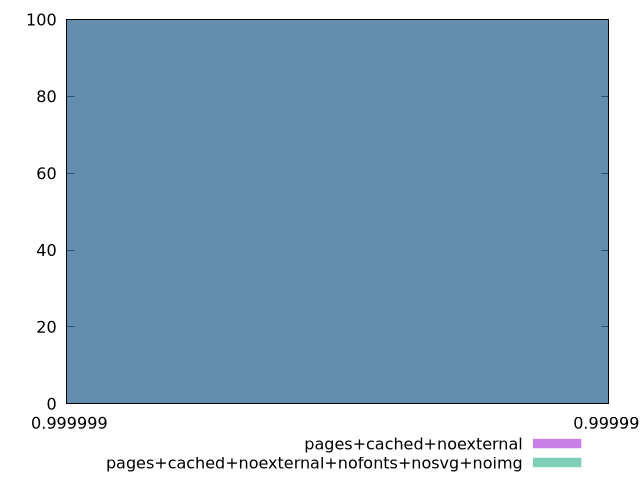

The script that saved this image:
$_pagesCachedNoexternal <<EOF
0.9999993380488859 100
EOF
$_pagesCachedNoexternalNofontsNosvgNoimg <<EOF
0.9999993380488859 100
EOF
set key outside below
set terminal pngcairo
set output "report_00005_2020-11-02T22-26-11.212Z/estimated-input-latency/estimated-input-latency_pages+cached+noexternal_pages+cached+noexternal+nofonts+nosvg+noimg+hist.png"
set boxwidth 4.323062270729413e-16
set style fill transparent solid 0.5 noborder
set yrange [0:100]
plot $_pagesCachedNoexternal title "pages+cached+noexternal" with boxes ,$_pagesCachedNoexternalNofontsNosvgNoimg title "pages+cached+noexternal+nofonts+nosvg+noimg" with boxes ,
